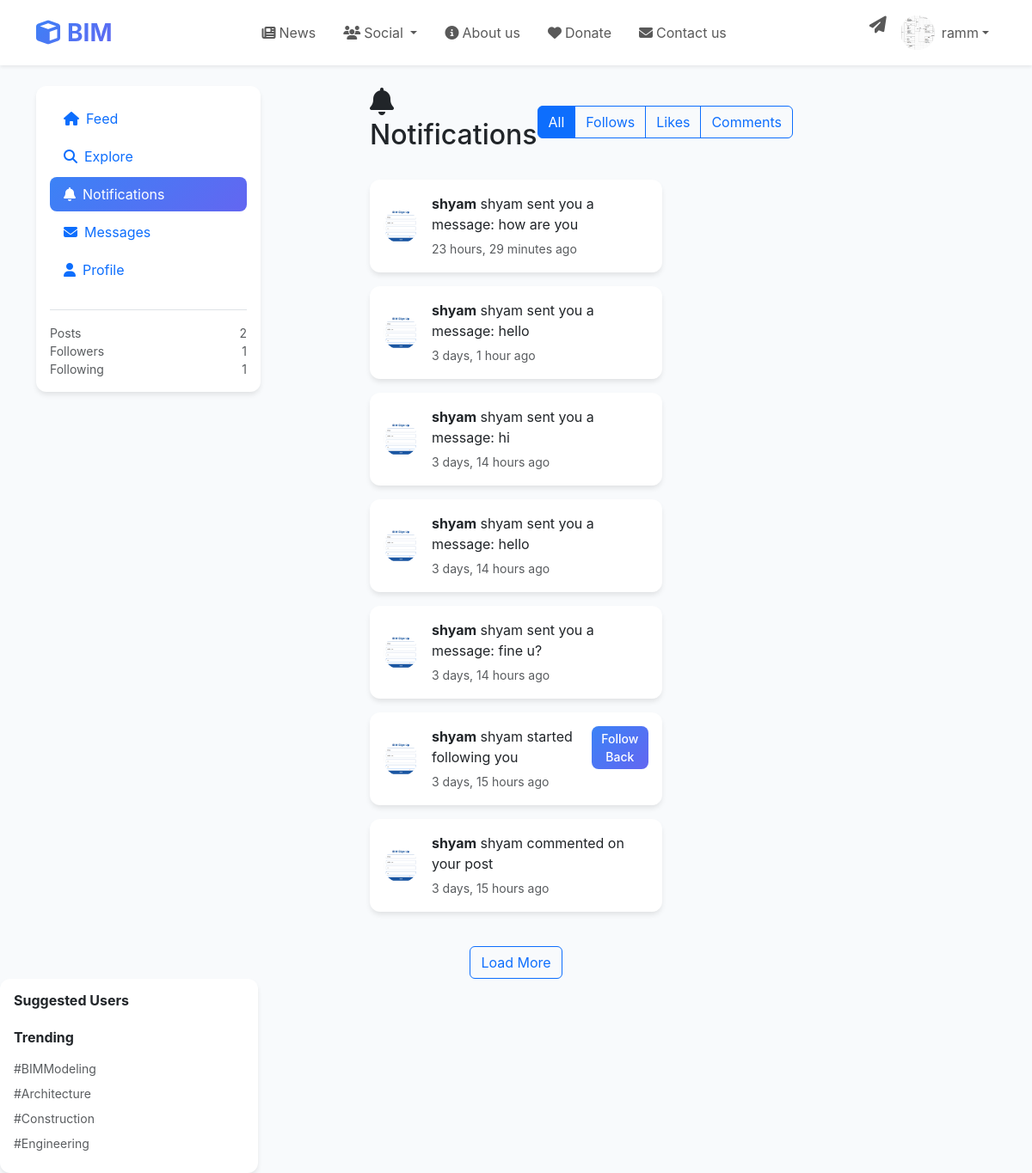
The app's page /notifications/ (signed in) with its own data.
### accounts/models.py (models this page shows, shortened)
class Profile(models.Model):
    id = models.UUIDField(primary_key=True, default=uuid.uuid4, editable=False)
    user = models.OneToOneField(User, on_delete=models.CASCADE, related_name='profile')
    bio = models.TextField(max_length=500, blank=True, null=True)
    location = models.CharField(max_length=100, blank=True, null=True)
    latitude = models.DecimalField(max_digits=9, decimal_places=6, blank=True, null=True)
    longitude = models.DecimalField(max_digits=9, decimal_places=6, blank=True, null=True)
    location_verified = models.BooleanField(default=False)
    website = models.URLField(max_length=200, blank=True, null=True)
    birth_date = models.DateField(blank=True, null=True)
    profile_image = models.ImageField(
        upload_to='profile_images/',
        blank=True,
        null=True
    )
    cover_image = models.ImageField(
        upload_to='cover_images/',
        blank=True,
        null=True
    )
    is_verified = models.BooleanField(default=False)
    is_private = models.BooleanField(default=False)
    phone_number = models.CharField(max_length=15, blank=True, null=True)
    university = models.CharField(max_length=200, blank=True, null=True)
    graduation_year = models.IntegerField(blank=True, null=True)
    specialization = models.CharField(
        max_length=100,
        choices=[
            ('architecture', 'Architecture'),
            ('civil_engineering', 'Civil Engineering'),
            ('mep', 'MEP Engineering'),
            ('structural', 'Structural Engineering'),
            ('project_management', 'Project Management'),
            ('quantity_surveying', 'Quantity Surveying'),
            ('other', 'Other'),
        ],
        blank=True,
        null=True
    )
    experience_level = models.CharField(
        max_length=50,
        choices=[
            ('student', 'Student'),
            ('entry', 'Entry Level'),
            ('intermediate', 'Intermediate'),
            ('advanced', 'Advanced'),
            ('expert', 'Expert'),
        ],
        default='student'
    )
    followers_count = models.PositiveIntegerField(default=0)
    following_count = models.PositiveIntegerField(default=0)
    posts_count = models.PositiveIntegerField(default=0)
    created_at = models.DateTimeField(auto_now_add=True)
    updated_at = models.DateTimeField(auto_now=True)
    class Meta:
        db_table = 'accounts_profile'
        verbose_name = 'Profile'
        verbose_name_plural = 'Profiles'

### notifications/models.py (models this page shows, shortened)
class Notification(models.Model):
    NOTIFICATION_TYPES = [
        ('follow', 'Follow'),
        ('like', 'Like'),
        ('comment', 'Comment'),
        ('mention', 'Mention'),
        ('message', 'Message'),
        ('post', 'New Post'),
        ('system', 'System'),
    ]
    id = models.UUIDField(primary_key=True, default=uuid.uuid4, editable=False)
    recipient = models.ForeignKey(User, on_delete=models.CASCADE, related_name='notifications')
    sender = models.ForeignKey(User, on_delete=models.CASCADE, null=True, blank=True, related_name='sent_notifications')
    notification_type = models.CharField(max_length=20, choices=NOTIFICATION_TYPES)
    title = models.CharField(max_length=200)
    message = models.TextField(max_length=500)
    related_post = models.ForeignKey('social.Post', on_delete=models.CASCADE, null=True, blank=True)
    related_comment = models.ForeignKey('social.Comment', on_delete=models.CASCADE, null=True, blank=True)
    related_conversation = models.ForeignKey('chat.Conversation', on_delete=models.CASCADE, null=True, blank=True)
    extra_data = models.JSONField(default=dict, blank=True)
    is_read = models.BooleanField(default=False)
    read_at = models.DateTimeField(null=True, blank=True)
    created_at = models.DateTimeField(auto_now_add=True)
    updated_at = models.DateTimeField(auto_now=True)
    class Meta:
        db_table = 'notifications_notification'
        ordering = ['-created_at']
        indexes = [
            models.Index(fields=['recipient', '-created_at']),
            models.Index(fields=['recipient', 'is_read', '-created_at']),
            models.Index(fields=['notification_type', '-created_at']),
        ]

### web_views.py (the view)
# urls.py: path('notifications/', web_views.notifications_view, name='notifications'),
@login_required
def notifications_view(request):
    notifications = Notification.objects.filter(
        recipient=request.user
    ).select_related('sender', 'sender__profile').order_by('-created_at')
    notifications.filter(is_read=False).update(is_read=True)
    paginator = Paginator(notifications, 20)
    page_number = request.GET.get('page')
    notifications = paginator.get_page(page_number)
    return render(request, 'notifications/notifications.html', {'notifications': notifications})

### templates/notifications/notifications.html (shortened to what this page needs)
{% extends 'base.html' %}
{% block content %}
<div class="container-fluid">
    <div class="row">
        <div class="col-lg-8 mx-auto">
            <div class="d-flex justify-content-between align-items-center mb-4">
                <h2><i class="fas fa-bell me-2"></i>Notifications</h2>
                <div class="btn-group" role="group">
                    <button class="btn btn-outline-primary active" id="allNotifications">All</button>
                    <button class="btn btn-outline-primary" id="followNotifications">Follows</button>
                    <button class="btn btn-outline-primary" id="likeNotifications">Likes</button>
                    <button class="btn btn-outline-primary" id="commentNotifications">Comments</button>
                </div>
            </div>
            <div id="notificationsContainer">
                {% for notification in notifications %}
                <div class="card mb-3 notification-card" data-type="{{ notification.notification_type }}">
                    <div class="card-body">
                        <div class="d-flex align-items-center">
                            <div class="me-3">
                                {% if notification.sender.profile.profile_image %}
                                    <img src="{{ notification.sender.profile.profile_image.url }}" alt="{{ notification.sender.username }}" class="avatar">
                                {% else %}
                                    <div class="avatar bg-primary d-flex align-items-center justify-content-center text-white">
                                        {{ notification.sender.username|first|upper }}
                                    </div>
                                {% endif %}
                            </div>
                            <div class="flex-grow-1">
                                <div class="d-flex justify-content-between align-items-start">
                                    <div>
                                        <p class="mb-1">
                                            <strong>{{ notification.sender.username }}</strong> {{ notification.message }}
                                        </p>
                                        <small class="text-muted">{{ notification.created_at|timesince }} ago</small>
                                    </div>
                                    {% if notification.notification_type == 'follow' %}
                                    <form method="post" action="{% url 'toggle_follow' username=notification.sender.username %}" style="display: inline;">
                                        <button type="submit" class="btn btn-sm btn-primary">
                                            Follow Back
                                        </button>
                                    </form>
                                    {% endif %}
                                </div>
                            </div>
                        </div>
                    </div>
                </div>
                {% empty %}
                <div class="text-center py-5">
                    <i class="fas fa-bell-slash fa-3x text-muted mb-3"></i>
                    <h5 class="text-muted">No notifications yet</h5>
                    <p class="text-muted">When someone follows, likes, or comments on your posts, you'll see notifications here.</p>
                </div>
                {% endfor %}
                            </div>
                        </div>
                    </div>
                </div>
            </div>
            <div class="text-center mt-4">
                <button class="btn btn-outline-primary" onclick="loadMoreNotifications()">
                    Load More
                </button>
            </div>
        </div>
    </div>
{% endblock %}

### templates/base.html (shortened to what this page needs)
<!DOCTYPE html>
<html lang="en">
<head>
    <link href="https://cdn.jsdelivr.net/npm/bootstrap@5.3.0/dist/css/bootstrap.min.css" rel="stylesheet">
    <link rel="stylesheet" href="https://cdnjs.cloudflare.com/ajax/libs/font-awesome/6.4.0/css/all.min.css">
</head>
<body>
    <nav class="navbar navbar-expand-lg navbar-light bg-white shadow-sm sticky-top">
        <div class="container">
            {% if user.is_authenticated %}
                <a class="navbar-brand fs-3 fw-bold" href="{% url 'feed' %}">
                    <i class="fas fa-cube me-2 text-primary"></i>BIM
                </a>
            {% else %}
                <a class="navbar-brand fs-3 fw-bold" href="{% url 'home' %}">
                    BIM
                </a>
            {% endif %}
            <div class="collapse navbar-collapse" id="navbarNav">
                {% if user.is_authenticated %}
                    <ul class="navbar-nav mx-auto">
                        <li class="nav-item">
                            <a class="nav-link px-3" href="{% url 'home' %}">
                                <i class="fas fa-newspaper me-1"></i>News
                            </a>
                        </li>
                        <li class="nav-item dropdown">
                            <a class="nav-link dropdown-toggle px-3" href="#" id="socialDropdown" role="button" data-bs-toggle="dropdown" aria-expanded="false">
                                <i class="fas fa-users me-1"></i>Social
                            </a>
                        </li>
                        <li class="nav-item">
                            <a class="nav-link px-3" href="{% url 'about' %}">
                                <i class="fas fa-info-circle me-1"></i>About us
                            </a>
                        </li>
                        <li class="nav-item">
                            <a class="nav-link px-3" href="#">
                                <i class="fas fa-heart me-1"></i>Donate
                            </a>
                        </li>
                        <li class="nav-item">
                            <a class="nav-link px-3" href="#">
                                <i class="fas fa-envelope me-1"></i>Contact us
                            </a>
                        </li>
                    </ul>
                    <div class="navbar-nav">
                        <a class="nav-link px-2" href="{% url 'messages' %}" title="Messages">
                            <i class="fas fa-paper-plane fs-5"></i>
                        </a>
                        <div class="nav-item dropdown">
                            <a class="nav-link dropdown-toggle d-flex align-items-center px-2" href="#" role="button" data-bs-toggle="dropdown">
                                {% if user.profile.profile_image %}
                                    <img src="{{ user.profile.profile_image.url }}" alt="{{ user.username }}" class="avatar me-2">
                                {% else %}
                                    <div class="avatar me-2 bg-primary d-flex align-items-center justify-content-center text-white fw-bold">
                                        {{ user.username|first|upper }}
                                    </div>
                                {% endif %}
                                <span class="d-none d-md-inline">{{ user.username }}</span>
                            </a>
                        </div>
                    </div>
                {% endif %}
            </div>
        </div>
    </nav>
    <div class="container mt-4">
        <div class="row">
            {% if user.is_authenticated %}
                <div class="col-lg-3 col-md-4">
                    <div class="sidebar p-3">
                        <div class="nav flex-column">
                            <a class="nav-link {% if request.resolver_match.url_name == 'feed' %}active{% endif %}" href="{% url 'feed' %}">
                                <i class="fas fa-home me-2"></i>Feed
                            </a>
                            <a class="nav-link {% if request.resolver_match.url_name == 'explore' %}active{% endif %}" href="{% url 'explore' %}">
                                <i class="fas fa-search me-2"></i>Explore
                            </a>
                            <a class="nav-link {% if request.resolver_match.url_name == 'notifications' %}active{% endif %}" href="{% url 'notifications' %}">
                                <i class="fas fa-bell me-2"></i>Notifications
                            </a>
                            <a class="nav-link {% if request.resolver_match.url_name == 'messages' %}active{% endif %}" href="{% url 'messages' %}">
                                <i class="fas fa-envelope me-2"></i>Messages
                            </a>
                            <a class="nav-link {% if request.resolver_match.url_name == 'profile' %}active{% endif %}" href="{% url 'profile' user.username %}">
                                <i class="fas fa-user me-2"></i>Profile
                            </a>
                        </div>
                        <div class="mt-4 pt-3 border-top">
                            <div class="d-flex justify-content-between text-muted small">
                                <span>Posts</span>
                                <span>{{ user.profile.posts_count|default:0 }}</span>
                            </div>
                            <div class="d-flex justify-content-between text-muted small">
                                <span>Followers</span>
                                <span>{{ user.profile.followers_count|default:0 }}</span>
                            </div>
                            <div class="d-flex justify-content-between text-muted small">
                                <span>Following</span>
                                <span>{{ user.profile.following_count|default:0 }}</span>
                            </div>
                        </div>
                    </div>
                </div>
                <div class="col-lg-6 col-md-8">
                    {% block content %}{% endblock %}
                <div class="col-lg-3 d-none d-lg-block">
                    <div class="sidebar p-3">
                        <h6 class="fw-bold mb-3">Suggested Users</h6>
                        <h6 class="fw-bold mb-3 mt-4">Trending</h6>
                        <div class="small text-muted">
                            <div class="mb-2">#BIMModeling</div>
                            <div class="mb-2">#Architecture</div>
                            <div class="mb-2">#Construction</div>
                            <div class="mb-2">#Engineering</div>
                        </div>
                    </div>
                </div>
            {% else %}
                <div class="col-12">
                    {% block anonymous_content %}{% endblock %}
                </div>
            {% endif %}
</body>
</html>

### records on screen
Notification: sender.profile.profile_image (picture), sender.username "shyam", message "shyam sent you a message: how are you", created_at "23 hours, 29 minutes"
Notification: sender.profile.profile_image (picture), sender.username "shyam", message "shyam sent you a message: hello", created_at "3 days, 1 hour"
Notification: sender.profile.profile_image (picture), sender.username "shyam", message "shyam sent you a message: hi", created_at "3 days, 14 hours"
Notification: sender.profile.profile_image (picture), sender.username "shyam", message "shyam sent you a message: hello", created_at "3 days, 14 hours"
Notification: sender.profile.profile_image (picture), sender.username "shyam", message "shyam sent you a message: fine u?", created_at "3 days, 14 hours"
Notification: sender.profile.profile_image (picture), sender.username "shyam", message "shyam started following you", created_at "3 days, 15 hours", notification_type "Follow Back"
Notification: sender.profile.profile_image (picture), sender.username "shyam", message "shyam commented on your post", created_at "3 days, 15 hours"

### other values on screen
{{ user.username }} "ramm"
{{ user.profile.posts_count|default:0 }} "2"
{{ user.profile.followers_count|default:0 }} "1"
{{ user.profile.following_count|default:0 }} "1"
